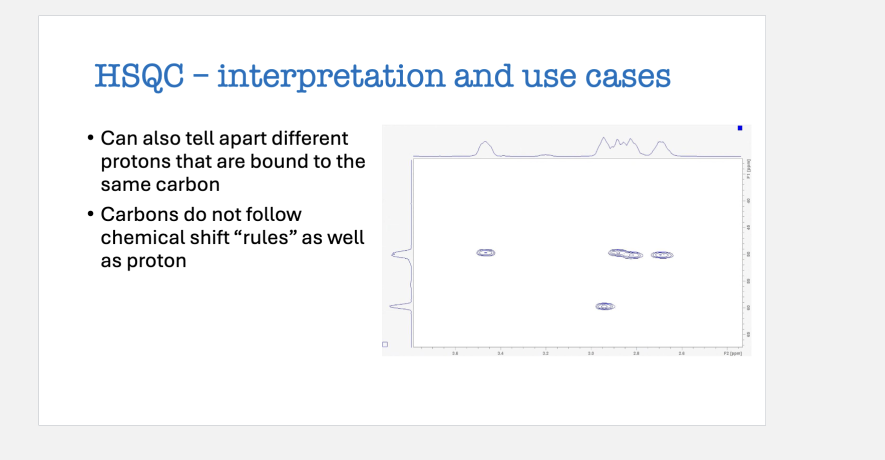
#> input picture topics/hsqc-diastereotopic-protons/source/original.png, 1770 x 920 px (shown at 1/2 size)
$ python measure.py
#> lines starting #> are read from the running program, lines starting #| are printed output that depends on the picture; after the words box and inside, x2 and y2 are one past the last pixel; in counts of white or black regions, pixels touching at a corner belong together
#!/usr/bin/env python3
"""从课件截图 original.png 估读 HSQC 交叉峰的坐标，写入 measure.json。

做法：
1. 在谱图下边和右边找刻度线，用带数字的主刻度做直线定标（像素 → ppm）。
2. 取蓝紫色等高线像素，填实每个小圈后求重心；连在一起的两个圈用二均值拆开。
3. 顺带描出顶部和左侧两条一维曲线，供页面重绘。

运行：python3 measure.py   （需要 Pillow、NumPy、SciPy）
"""
import json
from pathlib import Path

import numpy as np
from PIL import Image
from scipy import ndimage as ndi

HERE = Path(__file__).resolve().parent
im = np.array(Image.open(HERE / "original.png").convert("RGB")).astype(int)
r, g, b = im[..., 0], im[..., 1], im[..., 2]
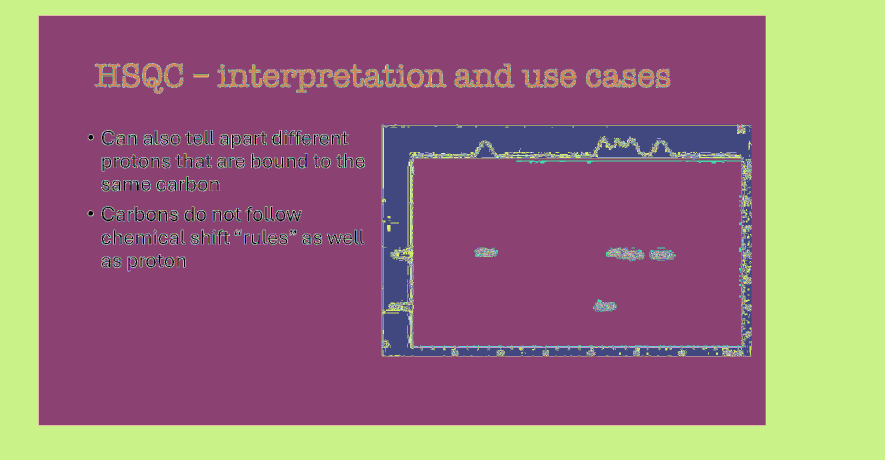
#> r: shape (920, 1770) int64 (shown at 1/2 size); 256 distinct labels, from 0 to 255; one colour per label, 0 black
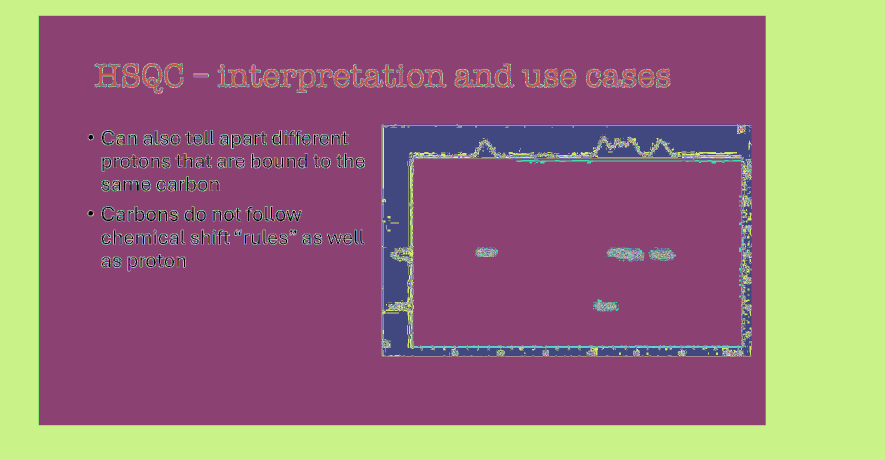
#> g: shape (920, 1770) int64 (shown at 1/2 size); 256 distinct labels, from 0 to 255; one colour per label, 0 black
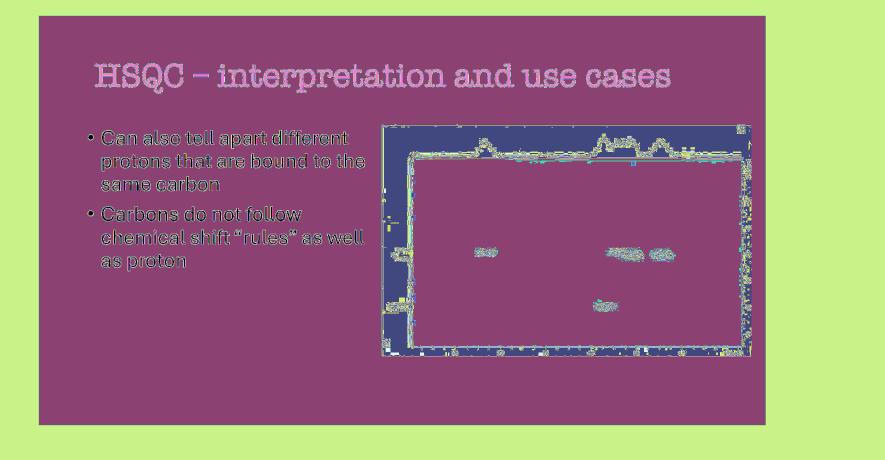
#> b: shape (920, 1770) int64 (shown at 1/2 size); 256 distinct labels, from 0 to 255; one colour per label, 0 black
total = r + g + b
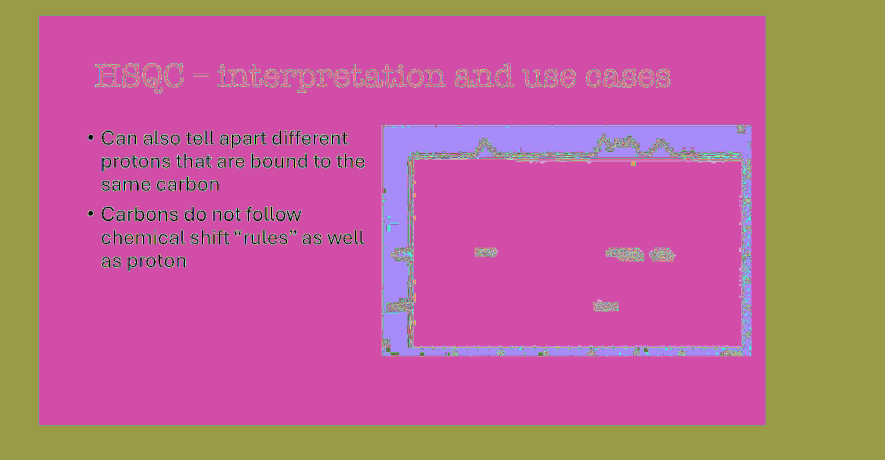
#> total: shape (920, 1770) int64 (shown at 1/2 size); 615 distinct labels, from 0 to 765; one colour per label, 0 black

# 谱图边框（灰色长线），由行列暗像素计数得到
LEFT, RIGHT, TOP, BOTTOM = 826, 1485, 317, 694


def runs(mask, offset):
#> called with mask = array of shape (675,), offset = 820
    out, start = [], None
    for i, v in enumerate(mask):
        if v and start is None:
            start = i
        if not v and start is not None:
            out.append((start + i - 1) / 2 + offset)
            start = None
#> after the loop, out = [910, 1001.5, 1091.5, 1182, 1272.5, 1364, 1454]
    return out


# 主刻度比次刻度长：在离边框 4 px 处仍然存在的就是主刻度
x_major = runs(total[BOTTOM + 4, LEFT - 6:RIGHT + 10] < 690, LEFT - 6)
#> x_major = [910, 1001.5, 1091.5, 1182, 1272.5, 1364, 1454]
y_major = runs(total[TOP - 7:BOTTOM + 6, RIGHT + 4] < 690, TOP - 7)
#> the loop in runs (call 2), `for i, v in enumerate(mask):` made 390 passes
#> v on passes 1 to 12: False, False, False, False, False, False, False, False, False, False, False, False
#> y_major = [347.5, 401.5, 454.5, 508, 561.5, 615.5, 668.5]
# 截图上的数字：横轴 3.6 … 2.6（最右一个被轴名盖住，按等间隔是 2.4）；纵轴 40 … 65（最上一个按等间隔是 35）
x_ppm = [3.6, 3.4, 3.2, 3.0, 2.8, 2.6, 2.4]
y_ppm = [35, 40, 45, 50, 55, 60, 65]
assert len(x_major) == len(x_ppm), x_major
assert len(y_major) == len(y_ppm), y_major
kx, bx = np.polyfit(x_major, x_ppm, 1)
#> kx = -0.00221; bx = 5.61
ky, by = np.polyfit(y_major, y_ppm, 1)
#> ky = 0.0935; by = 2.51
res_x = float(np.abs(np.polyval([kx, bx], x_major) - x_ppm).max())
#> res_x = 0.00126
res_y = float(np.abs(np.polyval([ky, by], y_major) - y_ppm).max())
#> res_y = 0.0334
H = lambda x: kx * x + bx
C = lambda y: ky * y + by

# 等高线：偏蓝紫的像素（边框和刻度是中性灰，不会被选中）
ink = (b - r > 8) & (total < 720)
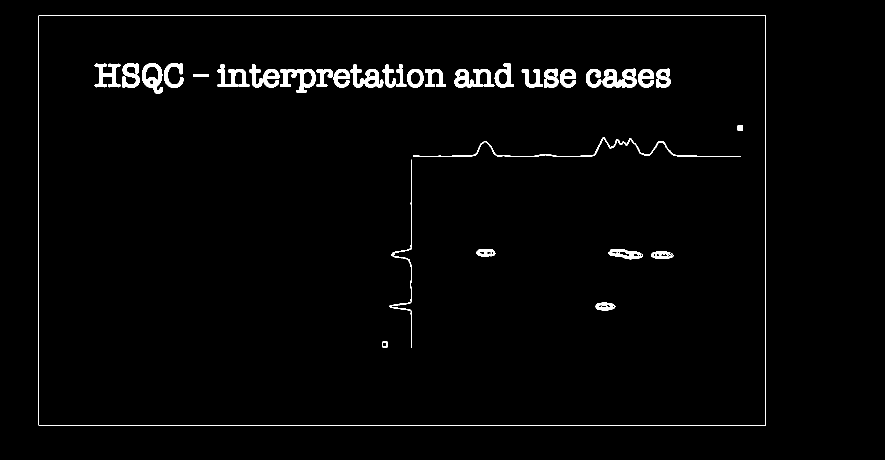
#> ink: shape (920, 1770) bool (shown at 1/2 size); 1.9% white; 41 white regions (3 under 20 px), largest, box (x1, y1, x2, y2) and area: (77, 31, 1532, 851) 4546, (826, 274, 1482, 314) 1920, (909, 138, 989, 175) 1598
inside = np.zeros_like(ink)
inside[TOP + 3:BOTTOM - 2, LEFT + 3:RIGHT - 2] = True
blob = ndi.binary_fill_holes(ndi.binary_closing(ink & inside, structure=np.ones((3, 3)), iterations=2))
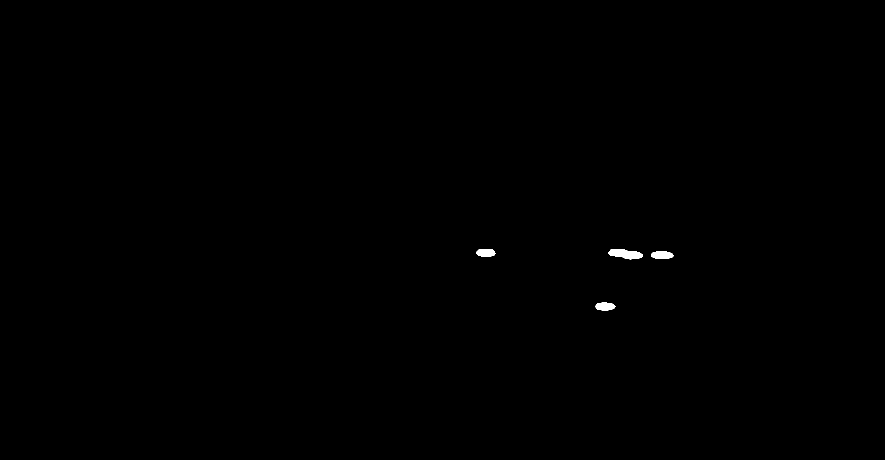
#> blob: shape (920, 1770) bool (shown at 1/2 size); 0.16% white; 4 white regions, box (x1, y1, x2, y2) and area: (1216, 498, 1286, 519) 978, (1302, 503, 1347, 518) 555, (1191, 605, 1231, 621) 510, (953, 498, 991, 513) 490
lab, n = ndi.label(blob)
#> lab: shape (920, 1770) int32; 5 distinct labels, from 0 to 4
#> n = 4

peaks = []
for i in range(1, n + 1):
    ys, xs = np.where(lab == i)
    if len(ys) < 120:
        continue
    pts = np.column_stack([xs, ys]).astype(float)
    width = xs.max() - xs.min()
    groups = [pts]
    if width > 45:  # 两个圈连在一起：沿横向做二均值
        c = np.array([xs.min() + width * 0.25, xs.min() + width * 0.75])
        for _ in range(50):
            which = np.abs(pts[:, :1] - c[None, :]).argmin(1)
            c = np.array([pts[which == k, 0].mean() for k in (0, 1)])
        groups = [pts[which == 0], pts[which == 1]]
    for gp in groups:
        cx, cy = gp.mean(0)
        peaks.append({
            "px": [round(float(cx), 1), round(float(cy), 1)],
            "h": round(float(H(cx)), 3),
            "c": round(float(C(cy)), 2),
            "merged": len(groups) > 1,
        })
#> this loop made 4 passes
#> after the loop, peaks = 5 items
peaks.sort(key=lambda p: -p["h"])

# 顶部曲线：每一列里最靠上的蓝紫像素；左侧曲线：每一行里最靠左的蓝紫像素
top_trace = []
for x in range(LEFT + 2, RIGHT - 16):  # 右上角有一个蓝色小方块，不属于曲线
    col = np.where(ink[250:TOP - 1, x])[0]
    if len(col):
        top_trace.append([round(float(H(x)), 4), int(TOP - 4 - (250 + col.min()))])
#> this loop made 641 passes
#> col on passes 1 to 3: [61, 62, 63], [61, 62, 63], [61, 62, 63]
#> after the loop, top_trace = 641 pairs, first value 2.37 to 3.78, second value 1 to 39
left_trace = []
for y in range(TOP + 2, BOTTOM - 16):  # 左下角的小方框同理
    row = np.where(ink[y, 775:LEFT - 3])[0]
    if len(row):
        left_trace.append([round(float(C(y)), 3), int(LEFT - 4 - (775 + row.min()))])
#> after the loop, left_trace = 359 pairs, first value 32.32 to 65.78, second value 0 to 43

out = {
    "source": "original.png",
    "frame_px": {"left": LEFT, "right": RIGHT, "top": TOP, "bottom": BOTTOM},
    "x_ticks_px": [round(v, 1) for v in x_major],
    "y_ticks_px": [round(v, 1) for v in y_major],
    "px_per_ppm": {"h": round(abs(1 / kx), 2), "c": round(abs(1 / ky), 3)},
    "calibration_residual_ppm": {"h": round(res_x, 4), "c": round(res_y, 3)},
    "frame_ppm": {"h": [round(float(H(LEFT)), 3), round(float(H(RIGHT)), 3)],
                  "c": [round(float(C(TOP)), 2), round(float(C(BOTTOM)), 2)]},
    "peaks": peaks,
    "top_trace": top_trace,
    "left_trace": left_trace,
}
(HERE / "measure.json").write_text(json.dumps(out, ensure_ascii=False, indent=1), encoding="utf-8")
print(json.dumps({k: v for k, v in out.items() if "trace" not in k}, ensure_ascii=False, indent=1))
#> (printed output is left out)
print("top_trace", len(top_trace), "left_trace", len(left_trace))
#| top_trace 641 left_trace 359
